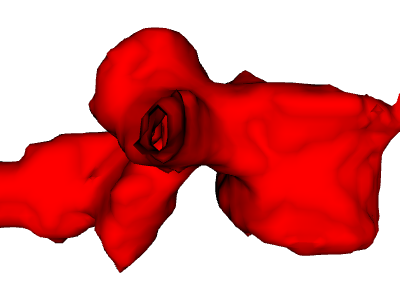
#> input picture test_data/sub-verse004_vert-23-seg-vert_msk.png, 400 x 300 px, given in place of best_coronal.png, which was not available
$ python tile_images.py
#> lines starting #> are read from the running program, lines starting #| are printed output that depends on the picture; pictures that were not available may be replaced by others from this repository, and a replacement may not be noted
"""Tile images"""
from PIL import Image, ImageFont, ImageDraw
import argparse

parser = argparse.ArgumentParser()
parser.add_argument("--anatomy", type=str)

args = parser.parse_args()

Image.MAX_IMAGE_PIXELS = None

orientations = ["coronal", "sagittal", "axial"]
MODEL_NAMES = [
    "AttentionUnet",
    "SwinUNETR",
    "TwoDPermuteConcat",
    "MultiScale2DPermuteConcat",
    "UNet",
    "UNETR",
    "OneDConcat",
    "TLPredictor",
]
MODEL_NAMES_ALIAS = {
    "AttentionUnet": "AttUnet",
    "SwinUNETR": "SwinUNETR",
    "TwoDPermuteConcat": "2DConcat",
    "MultiScale2DPermuteConcat": "Multiscale2D",
    "UNet": "UNet",
    "UNETR": "UNETR",
    "OneDConcat": "1DConcat",
    "TLPredictor": "TLNet",
}
GRID_COL = len(MODEL_NAMES) + 1  # MODELS + GROUNDTRUTH
GRID_ROW = 1
SINGLE_IMG_SZ = 500
ANATOMY = args.anatomy


def save_montage(ANATOMY, subject_type):
#> called with subject_type = 'best'
    for orientation in orientations:
        MONTAGE = Image.new("RGB", (SINGLE_IMG_SZ * GRID_COL, SINGLE_IMG_SZ * GRID_ROW))
#> MONTAGE: PIL image 4500x500 RGB; every value is 0

        gt_path = f"results/{ANATOMY}/groundtruth/{orientation}/{subject_type}_{orientation}.png"
        gt_img = Image.open(gt_path)
#> gt_img is the input picture: PIL image 400x300 RGB; mean R, G, B 225.5, 133.7, 133.7
        MONTAGE.paste(gt_img, (0, 0))
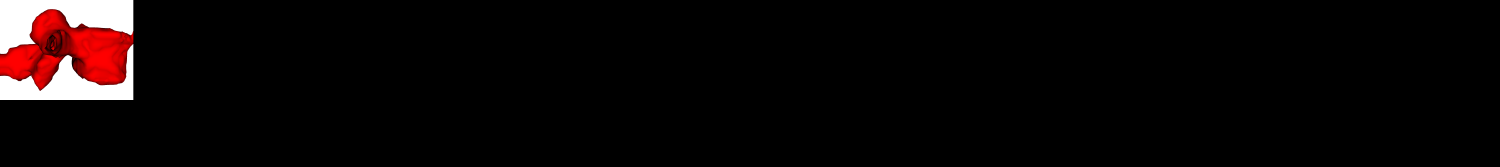
#> MONTAGE: PIL image 4500x500 RGB (shown at 1/3 size); mean R, G, B 12, 7.1, 7.1
        write_text_on_img("Groundtruth", MONTAGE, (0, 0))

        for i, model_name in enumerate(MODEL_NAMES):
            out_file = f"results/{ANATOMY}/{model_name}/{orientation}/{subject_type}_{orientation}.png"
            model_img = Image.open(out_file)
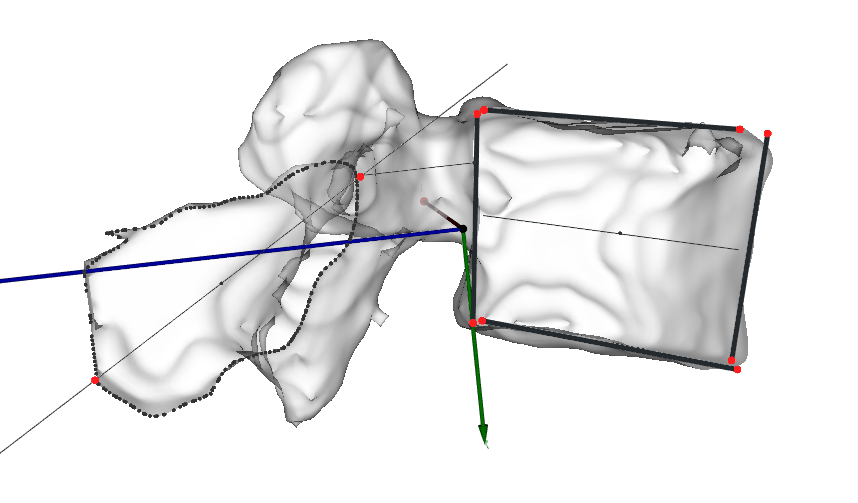
#> input picture test_data/sub-verse004_vert-23-seg-vert_msk_landmarks.png, 858 x 503 px, given in place of best_coronal.png, which was not available
#> model_img is the input picture: PIL image 858x503 RGB; mean R, G, B 233.8, 233.7, 234.2
            MONTAGE.paste(model_img, (SINGLE_IMG_SZ * (i + 1), 0))
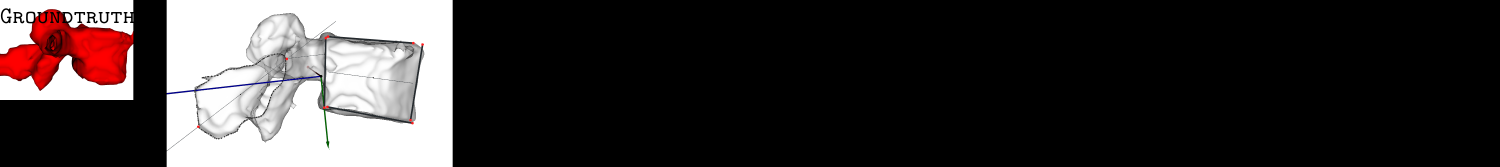
#> MONTAGE: PIL image 4500x500 RGB (shown at 1/3 size); mean R, G, B 56, 51.2, 51.3
            write_text_on_img(
                MODEL_NAMES_ALIAS[model_name], MONTAGE, (SINGLE_IMG_SZ * (i + 1), 0)
            )

        montage_out = f"results/{ANATOMY}/{subject_type}_{orientation}.png"
        MONTAGE.save(montage_out)


def write_text_on_img(model_name, model_img, coords):
    draw = ImageDraw.Draw(model_img)
    font = ImageFont.truetype(
        "/usr/share/texmf/fonts/opentype/public/lm/lmmonocaps10-regular.otf", 70
    )
    draw.text(coords, model_name, (0, 0, 0), font=font)


for subject_type in ("best", "quantile_75", "median", "quantile_25", "worst"):
#> (the run stopped early here; a loop or call above may not have finished)
